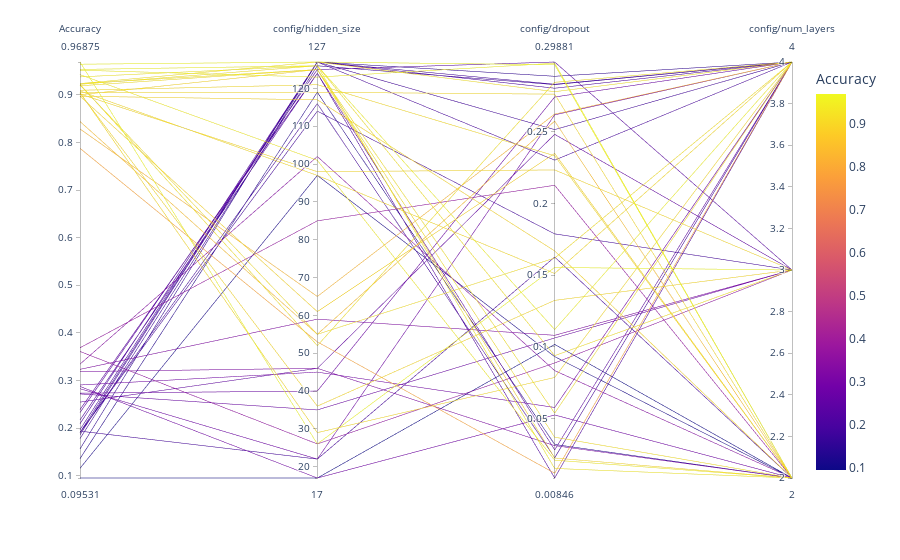

The notebook cell saved with this chart:
### Markdown cell above
Make a parallel plot

### Code cell
px.parallel_coordinates(p, color="Accuracy")
